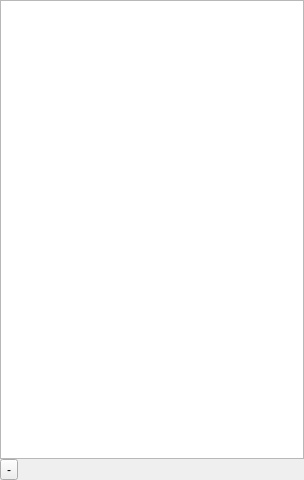
<ui version="4.0" >
 <class>ContactListWidget</class>
 <widget class="QWidget" name="ContactListWidget" >
  <property name="geometry" >
   <rect>
    <x>0</x>
    <y>0</y>
    <width>304</width>
    <height>480</height>
   </rect>
  </property>
  <property name="windowTitle" >
   <string>Form</string>
  </property>
  <layout class="QVBoxLayout" >
   <property name="margin" >
    <number>0</number>
   </property>
   <property name="spacing" >
    <number>0</number>
   </property>
   <item>
    <widget class="QListView" name="contactListView" >
     <property name="horizontalScrollBarPolicy" >
      <enum>Qt::ScrollBarAlwaysOff</enum>
     </property>
     <property name="editTriggers" >
      <set>QAbstractItemView::NoEditTriggers</set>
     </property>
    </widget>
   </item>
   <item>
    <layout class="QHBoxLayout" >
     <property name="margin" >
      <number>0</number>
     </property>
     <property name="spacing" >
      <number>6</number>
     </property>
     <item>
      <widget class="QToolButton" name="removeContactButton" >
       <property name="toolTip" >
        <string>Remove selected contacts...</string>
       </property>
       <property name="text" >
        <string>-</string>
       </property>
      </widget>
     </item>
     <item>
      <spacer>
       <property name="orientation" >
        <enum>Qt::Horizontal</enum>
       </property>
       <property name="sizeHint" >
        <size>
         <width>40</width>
         <height>20</height>
        </size>
       </property>
      </spacer>
     </item>
    </layout>
   </item>
  </layout>
 </widget>
 <resources/>
 <connections/>
</ui>
